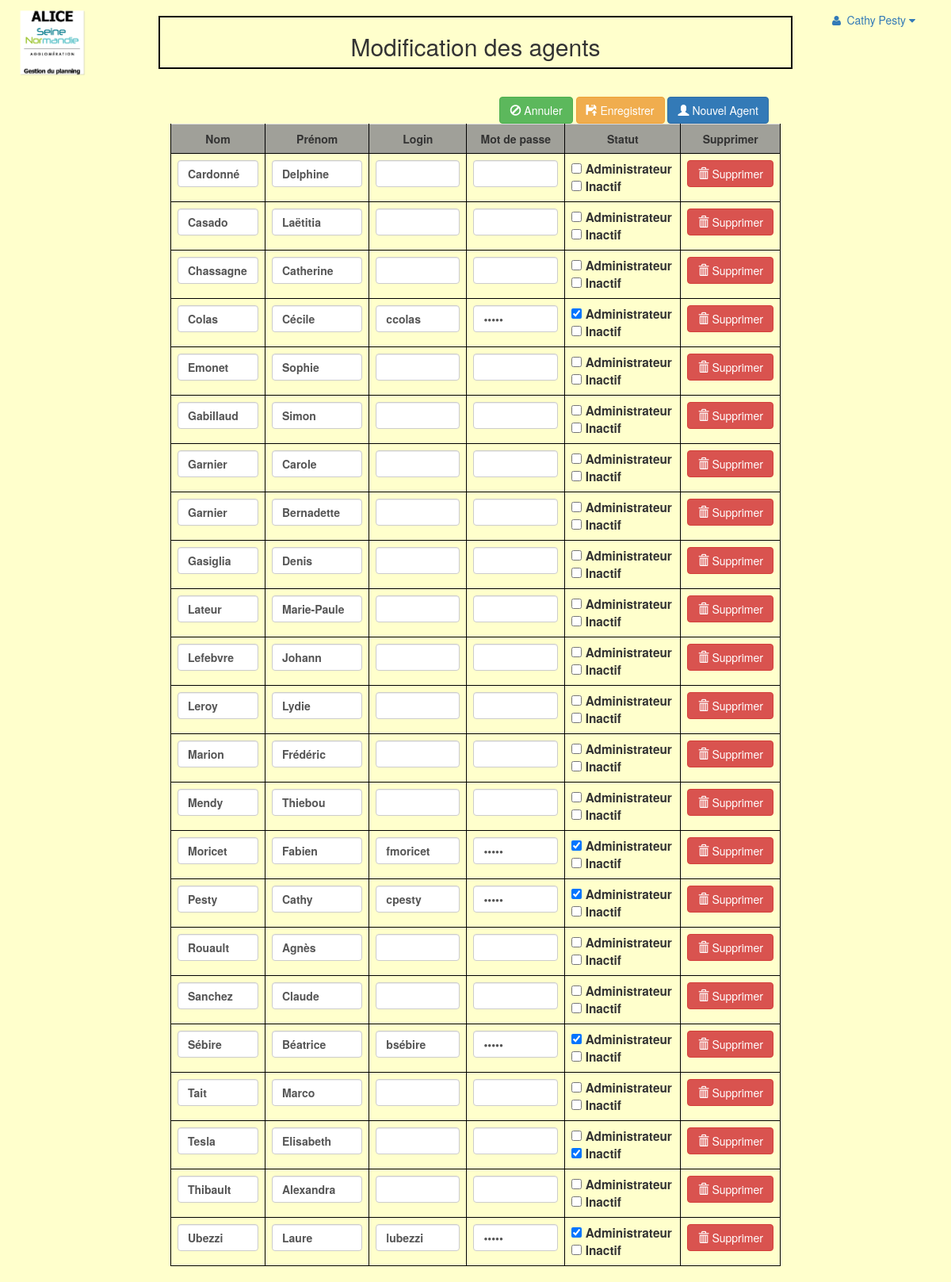
The page /vues/mod_Agent.php (signed in) on the database its author committed.
### tables this page shows
CREATE TABLE IF NOT EXISTS `agent` (
  `idAgent` TINYINT(2) UNIQUE NOT NULL,
  `nom` VARCHAR(20),
  `prenom` VARCHAR(20),
  `login` VARCHAR(20),
  `mdp` VARCHAR(20),
  `statut` CHAR(1),
  `idBiblio` CHAR(1),
  PRIMARY KEY (`idAgent`));

### class/Agent.php (called while the page is built, shortened)
<?php
class Agent {
    function selectAgentByName() {
        $dao = new Dao();
        $sql = "SELECT * FROM agent ORDER BY 2";
        $resu = $dao->executeRequete($sql);
        return $resu->fetchAll(PDO::FETCH_ASSOC);
    }
}

### include/alice_dao.inc.php (called while the page is built, shortened)
<?php
class Dao {
    private $maConnexion;
    public function __construct() {
        $database = new Database;
        $db = $database->connect();
        $this->maConnexion = $db;
    }
    public function executeRequete($sql) {
        try {
            $resu = $this->maConnexion->prepare($sql);
            $resu->execute();
            return $resu;
        } catch (PDOException $exception) {
            echo "Erreur de connexion avec la BDD :" . $exception->getMessage();
        }
    }
}

### vues/mod_Agent.php (the view, shortened to what this page needs)
<?php
require_once('../class/agent.php');
require_once('../include/alice_dao.inc.php');
?>
<?php
include("../include/doctype.php");
?>
<div class="col-xs-8">
    <br />
    <div class="row">
        <div class="col-md-12 border-table">
            <h2>Modification des agents</h2>
        </div>
    </div>
</div>
<?php
include("../include/header_admin.php");
$agent = new Agent();
$tabAgent = $agent->selectAgentByName();
?>
<body class="background-color-admin">
    <div class="container-fluid col-md-12 col-lg-offset-2 col-lg-8">
        <table class="table table-bordered">
            <thead class="theadFH">
                <tr class="color-grey">
                    <th class="thCentre">Nom</th>
                    <th class="thCentre">Prénom</th>
                    <th class="thCentre">Login</th>
                    <th class="thCentre">Mot de passe</th>
                    <th class="thCentre width-input-agent">Statut</th>
                    <th class="thCentre">Supprimer</th>
                </tr>
            </thead>
            <br/>
            <tbody>
                <?php
                $lengthTabAgent = count($tabAgent);
                for ($i = 0; $i < $lengthTabAgent; $i++) {
                    ?>
                <form class="form-horizontal" method="POST" action="mod_Agent.php">
                    <tr class="name-size-admin">
                    <td>
                        <input class="form-control" type="text" name="nomForm<?php echo $i; ?>"
                               value="<?php echo $tabAgent[$i]['nom']; ?>">
                    </td>
                    <td>
                        <input class="form-control" type="text" name="prenomForm<?php echo $i; ?>"
                               value="<?php echo $tabAgent[$i]['prenom']; ?>">
                    </td>
                    <td>
                        <input class="form-control" type="text" name="loginForm<?php echo $i; ?>"
                               value="<?php echo $tabAgent[$i]['login']; ?>">
                    </td>
                    <td>
                        <input class="form-control" type="password" name="mdpForm<?php echo $i; ?>"
                               value="<?php echo $tabAgent[$i]['mdp']; ?>">
                    </td>
                    <td class="width-input-agent">
                        <input type="checkbox" name="statutForm<?php echo $i; ?>" id="checkboxA" value="A"
                        <?php
                        if ($tabAgent[$i]['statut'] == "A") {
                            echo " checked";
                        }
                        ?>> Administrateur
                        <br />
                        <input type="checkbox" name="statutForm<?php echo $i; ?>" id="checkboxI" value="I"
                        <?php
                        if ($tabAgent[$i]['statut'] == "I") {
                            echo " checked";
                        }
                        ?>> Inactif
                    </td>
                    <td>
                        <button type="submit" name="deleteAgent" class="btn btn-danger"
                                value="<?php echo $tabAgent[$i]['idAgent']; ?>"
                                onclick="return confirmDeleteAgent<?php echo $i; ?>()"><span class="glyphicon glyphicon-trash"></span> Supprimer
                        </button>
                    </td>
                    </tr>
                <?php } ?>
                <div class="col-md-6 pull-right text-right">
                    <button type="submit" name="annuler" class="btn btn-success"><span
                            class="glyphicon glyphicon-ban-circle"></span> Annuler
                    </button>
                    <button type="submit" name="updateAgent" class="btn btn-warning"><span
                            class="glyphicon glyphicon-floppy-open"></span> Enregistrer
                    </button>
                    <button type="submit" name="insertAgent" class="btn btn-primary"><span
                            class="glyphicon glyphicon-user"></span> Nouvel Agent
                    </button>
                </div>
            </form>
            </tbody>
        </table>
    </div>
</body>
</html>

### css/alice.css (style rules this page uses)
h2, h3, h4, p, .thCentre { text-align: center; }
.color-grey { background-color: rgba(146, 146, 146, 0.87); }
.name-size-admin { font-size: 1.1em; font-weight: bold; }
.table-bordered > thead > tr > th, .table-bordered > tbody > tr > th, .table-bordered > tfoot > tr > th, .table-bordered > thead > tr > td, .table-bordered > tbody > tr > td, .table-bordered > tfoot > tr > td { border: 0.8px solid #000000; }
.border-table { border-bottom: 2px solid #000000; border-top: 2px solid #000000; border-right: 2px solid #000000; border-left: 2px solid #000000; }
.background-color-admin { background-color: #ffffcc; }
.width-input-agent { width: 19%; }

### rows shown on the page
agent: nom "Cardonné", prenom "Delphine", $tabAgent[$i]['idAgent'] 17 (drawn)
agent: nom "Casado", prenom "Laëtitia", $tabAgent[$i]['idAgent'] 14 (drawn)
agent: nom "Chassagne", prenom "Catherine", $tabAgent[$i]['idAgent'] 23 (drawn)
agent: nom "Colas", prenom "Cécile", login "ccolas", statut "☑", $tabAgent[$i]['idAgent'] 7 (drawn)
agent: nom "Emonet", prenom "Sophie", $tabAgent[$i]['idAgent'] 11 (drawn)
agent: nom "Gabillaud", prenom "Simon", $tabAgent[$i]['idAgent'] 8 (drawn)
agent: nom "Garnier", prenom "Carole", $tabAgent[$i]['idAgent'] 19 (drawn)
agent: nom "Garnier", prenom "Bernadette", $tabAgent[$i]['idAgent'] 12 (drawn)
agent: nom "Gasiglia", prenom "Denis", $tabAgent[$i]['idAgent'] 9 (drawn)
agent: nom "Lateur", prenom "Marie-Paule", $tabAgent[$i]['idAgent'] 18 (drawn)
agent: nom "Lefebvre", prenom "Johann", $tabAgent[$i]['idAgent'] 16 (drawn)
agent: nom "Leroy", prenom "Lydie", $tabAgent[$i]['idAgent'] 4 (drawn)
agent: nom "Marion", prenom "Frédéric", $tabAgent[$i]['idAgent'] 20 (drawn)
agent: nom "Mendy", prenom "Thiebou", $tabAgent[$i]['idAgent'] 5 (drawn)
agent: nom "Moricet", prenom "Fabien", login "fmoricet", statut "☑", $tabAgent[$i]['idAgent'] 15 (drawn)
agent: nom "Pesty", prenom "Cathy", login "cpesty", statut "☑", $tabAgent[$i]['idAgent'] 1 (drawn)
agent: nom "Rouault", prenom "Agnès", $tabAgent[$i]['idAgent'] 13 (drawn)
agent: nom "Sanchez", prenom "Claude", $tabAgent[$i]['idAgent'] 21 (drawn)
agent: nom "Sébire", prenom "Béatrice", login "bsébire", statut "☑", $tabAgent[$i]['idAgent'] 2 (drawn)
agent: nom "Tait", prenom "Marco", $tabAgent[$i]['idAgent'] 6 (drawn)
agent: nom "Tesla", prenom "Elisabeth", statut "☑", $tabAgent[$i]['idAgent'] 10 (drawn)
agent: nom "Thibault", prenom "Alexandra", $tabAgent[$i]['idAgent'] 22 (drawn)
agent: nom "Ubezzi", prenom "Laure", login "lubezzi", statut "☑", $tabAgent[$i]['idAgent'] 3 (drawn)

### other values the page prints
$_SESSION["prenom"] "Cathy"
$_SESSION["nom"] "Pesty"
